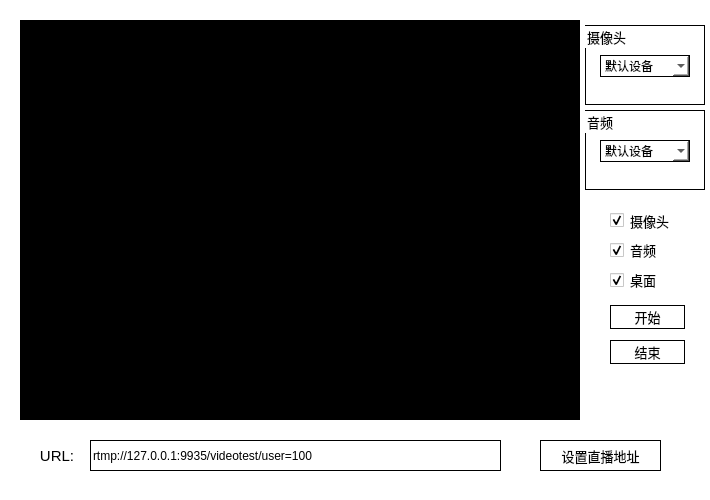
<?xml version="1.0" encoding="UTF-8"?>
<ui version="4.0">
 <class>RecordDialog</class>
 <widget class="QDialog" name="RecordDialog">
  <property name="geometry">
   <rect>
    <x>0</x>
    <y>0</y>
    <width>710</width>
    <height>500</height>
   </rect>
  </property>
  <property name="minimumSize">
   <size>
    <width>710</width>
    <height>500</height>
   </size>
  </property>
  <property name="maximumSize">
   <size>
    <width>710</width>
    <height>500</height>
   </size>
  </property>
  <property name="windowTitle">
   <string>RecordDialog</string>
  </property>
  <property name="styleSheet">
   <string notr="true">border: 0px;
background-color: #ffffff;</string>
  </property>
  <widget class="QWidget" name="widget" native="true">
   <property name="geometry">
    <rect>
     <x>20</x>
     <y>20</y>
     <width>560</width>
     <height>400</height>
    </rect>
   </property>
   <property name="styleSheet">
    <string notr="true">background-color: rgb(0, 0, 0);</string>
   </property>
   <widget class="QLabel" name="lb_showImage">
    <property name="geometry">
     <rect>
      <x>0</x>
      <y>0</y>
      <width>560</width>
      <height>400</height>
     </rect>
    </property>
    <property name="minimumSize">
     <size>
      <width>560</width>
      <height>400</height>
     </size>
    </property>
    <property name="maximumSize">
     <size>
      <width>560</width>
      <height>400</height>
     </size>
    </property>
    <property name="text">
     <string/>
    </property>
    <property name="scaledContents">
     <bool>false</bool>
    </property>
    <property name="alignment">
     <set>Qt::AlignCenter</set>
    </property>
   </widget>
  </widget>
  <widget class="QGroupBox" name="gb_cameraDevice">
   <property name="geometry">
    <rect>
     <x>585</x>
     <y>25</y>
     <width>120</width>
     <height>80</height>
    </rect>
   </property>
   <property name="font">
    <font>
     <pointsize>10</pointsize>
    </font>
   </property>
   <property name="styleSheet">
    <string notr="true">border: 1px solid #000000;</string>
   </property>
   <property name="title">
    <string>摄像头</string>
   </property>
   <widget class="QComboBox" name="cmb_cameraDevice">
    <property name="geometry">
     <rect>
      <x>15</x>
      <y>30</y>
      <width>90</width>
      <height>22</height>
     </rect>
    </property>
    <property name="currentText">
     <string>默认设备</string>
    </property>
    <property name="placeholderText">
     <string/>
    </property>
    <item>
     <property name="text">
      <string>默认设备</string>
     </property>
    </item>
   </widget>
  </widget>
  <widget class="QGroupBox" name="gb_audioDevice">
   <property name="geometry">
    <rect>
     <x>585</x>
     <y>110</y>
     <width>120</width>
     <height>80</height>
    </rect>
   </property>
   <property name="font">
    <font>
     <pointsize>10</pointsize>
    </font>
   </property>
   <property name="styleSheet">
    <string notr="true">border: 1px solid #000000;</string>
   </property>
   <property name="title">
    <string>音频</string>
   </property>
   <widget class="QComboBox" name="cmb_audioDevice">
    <property name="geometry">
     <rect>
      <x>15</x>
      <y>30</y>
      <width>90</width>
      <height>22</height>
     </rect>
    </property>
    <property name="styleSheet">
     <string notr="true"/>
    </property>
    <property name="currentText">
     <string>默认设备</string>
    </property>
    <property name="placeholderText">
     <string/>
    </property>
    <item>
     <property name="text">
      <string>默认设备</string>
     </property>
    </item>
   </widget>
  </widget>
  <widget class="QCheckBox" name="cb_camera">
   <property name="geometry">
    <rect>
     <x>610</x>
     <y>210</y>
     <width>79</width>
     <height>21</height>
    </rect>
   </property>
   <property name="font">
    <font>
     <pointsize>10</pointsize>
    </font>
   </property>
   <property name="text">
    <string>摄像头</string>
   </property>
   <property name="checked">
    <bool>true</bool>
   </property>
  </widget>
  <widget class="QCheckBox" name="cb_audio">
   <property name="geometry">
    <rect>
     <x>610</x>
     <y>240</y>
     <width>79</width>
     <height>20</height>
    </rect>
   </property>
   <property name="font">
    <font>
     <pointsize>10</pointsize>
    </font>
   </property>
   <property name="text">
    <string>音频</string>
   </property>
   <property name="checked">
    <bool>true</bool>
   </property>
  </widget>
  <widget class="QPushButton" name="pb_start">
   <property name="geometry">
    <rect>
     <x>610</x>
     <y>305</y>
     <width>75</width>
     <height>24</height>
    </rect>
   </property>
   <property name="font">
    <font>
     <pointsize>10</pointsize>
    </font>
   </property>
   <property name="styleSheet">
    <string notr="true">border: 1px solid #000000;</string>
   </property>
   <property name="text">
    <string>开始</string>
   </property>
  </widget>
  <widget class="QPushButton" name="pb_end">
   <property name="geometry">
    <rect>
     <x>610</x>
     <y>340</y>
     <width>75</width>
     <height>24</height>
    </rect>
   </property>
   <property name="font">
    <font>
     <pointsize>10</pointsize>
    </font>
   </property>
   <property name="styleSheet">
    <string notr="true">border: 1px solid #000000;</string>
   </property>
   <property name="text">
    <string>结束</string>
   </property>
  </widget>
  <widget class="QLabel" name="lb_url">
   <property name="geometry">
    <rect>
     <x>30</x>
     <y>446</y>
     <width>54</width>
     <height>20</height>
    </rect>
   </property>
   <property name="font">
    <font>
     <pointsize>11</pointsize>
    </font>
   </property>
   <property name="text">
    <string>URL:</string>
   </property>
   <property name="alignment">
    <set>Qt::AlignCenter</set>
   </property>
  </widget>
  <widget class="QLineEdit" name="le_url">
   <property name="geometry">
    <rect>
     <x>90</x>
     <y>440</y>
     <width>411</width>
     <height>31</height>
    </rect>
   </property>
   <property name="styleSheet">
    <string notr="true">border: 1px solid #000000;</string>
   </property>
   <property name="text">
    <string>rtmp://127.0.0.1:9935/videotest/user=100</string>
   </property>
  </widget>
  <widget class="QPushButton" name="pb_setUrl">
   <property name="geometry">
    <rect>
     <x>540</x>
     <y>440</y>
     <width>121</width>
     <height>31</height>
    </rect>
   </property>
   <property name="font">
    <font>
     <pointsize>10</pointsize>
    </font>
   </property>
   <property name="styleSheet">
    <string notr="true">border: 1px solid #000000;</string>
   </property>
   <property name="text">
    <string>设置直播地址</string>
   </property>
  </widget>
  <widget class="QCheckBox" name="cb_desktop">
   <property name="geometry">
    <rect>
     <x>610</x>
     <y>270</y>
     <width>79</width>
     <height>20</height>
    </rect>
   </property>
   <property name="font">
    <font>
     <pointsize>10</pointsize>
    </font>
   </property>
   <property name="text">
    <string>桌面</string>
   </property>
   <property name="checked">
    <bool>true</bool>
   </property>
  </widget>
 </widget>
 <resources/>
 <connections/>
</ui>
